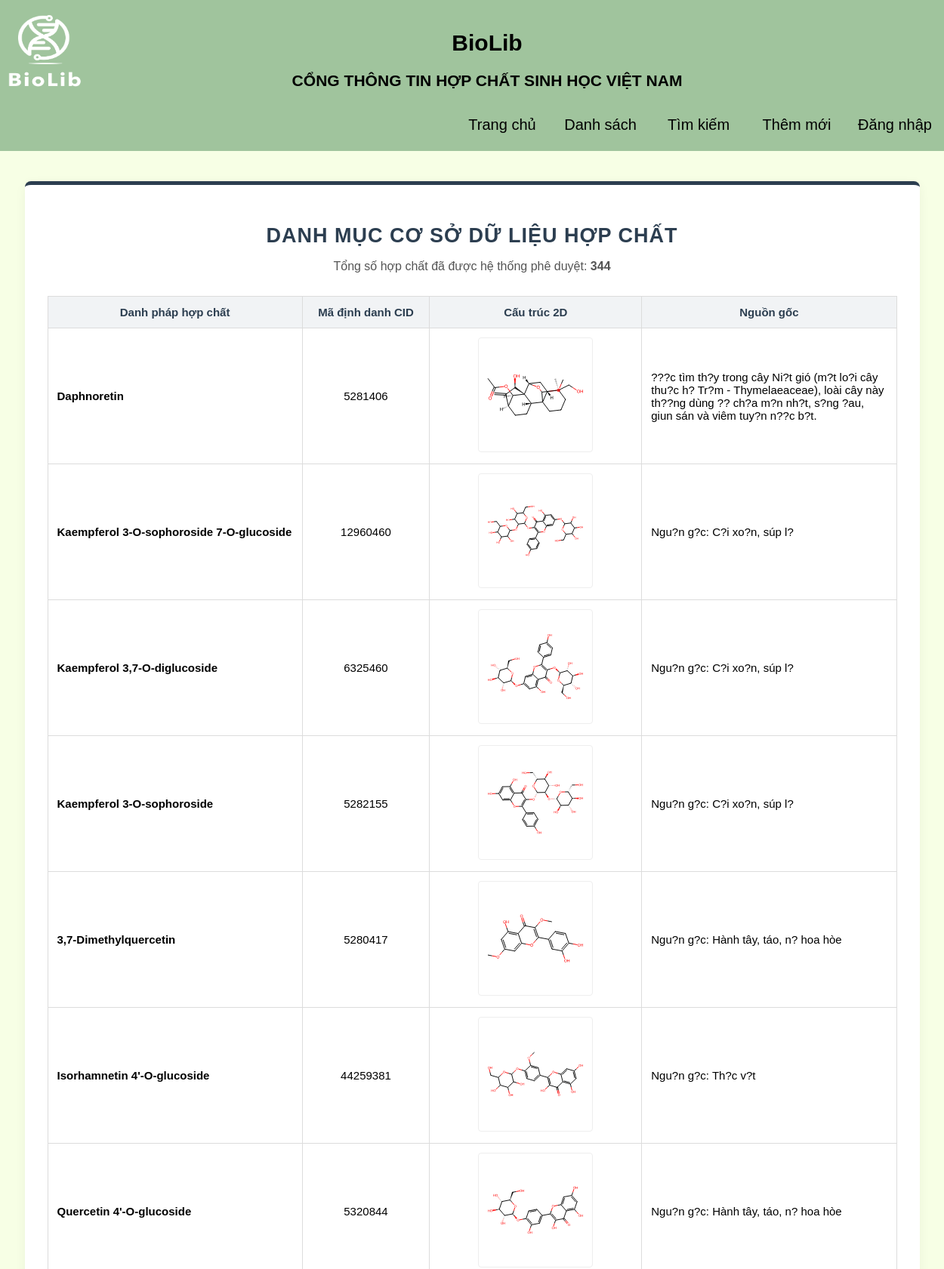
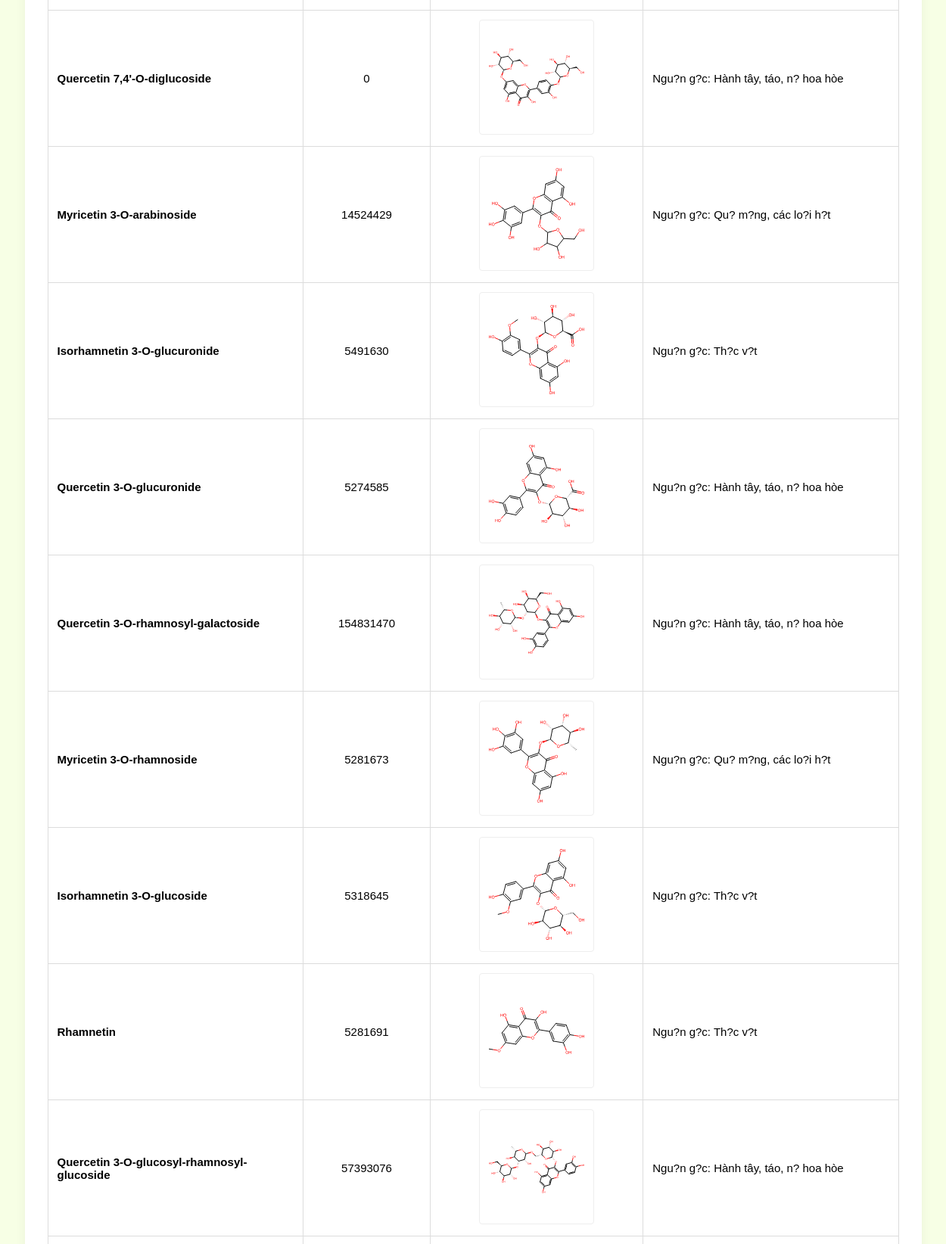
Page /list.php (upper part) on the committed database (2 pictures, top to bottom).
### tables this page shows
CREATE TABLE `compoundbiolib` (
  `stt` int(11) NOT NULL,
  `name` varchar(255) NOT NULL,
  `cid` int(20) NOT NULL,
  `smiles` varchar(255) DEFAULT NULL,
  `benefit` varchar(255) DEFAULT NULL,
  `weakness` varchar(255) DEFAULT NULL,
  `origin` varchar(255) DEFAULT NULL,
  `purpose` varchar(255) DEFAULT NULL,
  `doi` varchar(255) DEFAULT NULL,
  `new_stt` int(11) DEFAULT NULL,
  `status` varchar(50) DEFAULT 'pending',
  `created_by` int(10) DEFAULT NULL,
  `edit_of` int(11) DEFAULT NULL
);

### list.php (the view, shortened to what this page needs)
<?php
require_once 'config.php';
include_once 'header.php';
$limit = 20;
$page = isset($_GET['page']) && is_numeric($_GET['page']) ? (int)$_GET['page'] : 1;
$start_from = ($page - 1) * $limit;
$sql_count = "SELECT COUNT(stt) AS total FROM compoundbiolib WHERE status = 'approved'";
$result_count = mysqli_query($conn, $sql_count);
$row_count = mysqli_fetch_assoc($result_count);
$total_records = $row_count['total'];
$sql_list = "SELECT stt, name, cid, origin FROM compoundbiolib
             WHERE status = 'approved'
             ORDER BY stt DESC
             LIMIT $start_from, $limit";
$result_list = mysqli_query($conn, $sql_list);
?>
<!DOCTYPE html>
<html lang="vi">
<head>
</head>
<body>
    <div class="list-container">
        <div class="list-header">
            <h2>Danh Mục Cơ Sở Dữ Liệu Hợp Chất</h2>
            <p>Tổng số hợp chất đã được hệ thống phê duyệt: <strong><span id="total-count"><?php echo $total_records; ?></span></strong></p>
        </div>
        <?php if (mysqli_num_rows($result_list) > 0): ?>
            <table class="compound-table">
                <thead>
                    <tr>
                        <?php $is_admin = isset($_SESSION['role']) && $_SESSION['role'] === 'admin'; ?>
                        <th style="width: <?php echo $is_admin ? '25%' : '30%'; ?>;">Danh pháp hợp chất</th>
                        <th style="width: 15%;">Mã định danh CID</th>
                        <th style="width: <?php echo $is_admin ? '20%' : '25%'; ?>;">Cấu trúc 2D</th>
                        <th style="width: <?php echo $is_admin ? '25%' : '30%'; ?>;">Nguồn gốc</th>
                    </tr>
                </thead>
                <tbody>
                    <?php while($row = mysqli_fetch_assoc($result_list)): ?>
                    <tr id="row-<?php echo $row['stt']; ?>">
                        <td><strong><?php echo htmlspecialchars($row['name']); ?></strong></td>
                        <td><?php echo htmlspecialchars($row['cid']); ?></td>
                        <td>
                            <?php
                                $image_path = "img/" . htmlspecialchars($row['cid']) . ".svg";
                            ?>
                            <img src="<?php echo $image_path; ?>?v=<?php echo time(); ?>"
                                 alt="Cấu trúc 2D"
                                 class="structure-img"
                                 onerror="this.onerror=null; this.src='img/default_structure.svg';">
                        </td>
                        <td><?php echo htmlspecialchars($row['origin']); ?></td>
                    </tr>
                    <?php endwhile; ?>
                </tbody>
            </table>
        <?php else: ?>
            <p style="text-align: center; color: #666; font-style: italic; padding: 40px 0;">
                Hệ thống hiện tại chưa ghi nhận dữ liệu hợp chất nào được công bố.
            </p>
        <?php endif; ?>
    </div>
</body>
<?php include_once 'footer.php'; ?>
</html>

### header.php (style rules this page uses)
body { font-family: "Arial"; font-size: 18px; margin: 0; height: 100vh; background: rgb(247, 255, 229); color: #000; }
:root { --color-primary: rgb(247, 255, 229); }

### list.php (style rules this page uses)
.list-container { width: 90%; max-width: 1200px; margin: 40px auto; background: #ffffff; padding: 30px; border-radius: 8px; box-shadow: 0 4px 15px rgba(0,0,0,0.05); border-top: 5px solid #2c3e50; }
.list-header { text-align: center; margin-bottom: 30px; }
.list-header h2 { color: #2c3e50; font-family: Arial, sans-serif; text-transform: uppercase; letter-spacing: 1px; margin-bottom: 10px; }
.list-header p { color: #555; font-size: 16px; }
.compound-table { width: 100%; border-collapse: collapse; font-size: 15px; margin-bottom: 25px; }
.compound-table th, .compound-table td { border: 1px solid #dcdcdc; padding: 12px; text-align: left; vertical-align: middle; }
.compound-table th { background-color: #f1f3f5; color: #2c3e50; font-weight: bold; text-align: center; }
.compound-table td { text-align: center; }
.compound-table td:nth-child(1), .compound-table td:nth-child(4) { text-align: left; }
.structure-img { max-width: 140px; max-height: 140px; object-fit: contain; background-color: #fff; padding: 5px; border: 1px solid #eee; border-radius: 4px; }

### footer.php (style rules this page uses)
body { margin: 0; padding-bottom: 50px; min-height: 100vh; position: relative; }

### rows in the picture
compoundbiolib: name "Daphnoretin", cid "5281406", cid (picture), origin "???c tìm th?y trong cây Ni?t gió (m?t lo?i cây thu?c h? Tr?m - Thymelaeaceae), loài cây này th??ng dùng ?? ch?a m?n nh?t, s?ng ?au, giun sán và viêm tuy?n n??c b?t."
compoundbiolib: name "Kaempferol 3-O-sophoroside 7-O-glucoside", cid "12960460", cid (picture), origin "Ngu?n g?c: C?i xo?n, súp l?"
compoundbiolib: name "Kaempferol 3,7-O-diglucoside", cid "6325460", cid (picture), origin "Ngu?n g?c: C?i xo?n, súp l?"
compoundbiolib: name "Kaempferol 3-O-sophoroside", cid "5282155", cid (picture), origin "Ngu?n g?c: C?i xo?n, súp l?"
compoundbiolib: name "3,7-Dimethylquercetin", cid "5280417", cid (picture), origin "Ngu?n g?c: Hành tây, táo, n? hoa hòe"
compoundbiolib: name "Isorhamnetin 4'-O-glucoside", cid "44259381", cid (picture), origin "Ngu?n g?c: Th?c v?t"
compoundbiolib: name "Quercetin 4'-O-glucoside", cid "5320844", cid (picture), origin "Ngu?n g?c: Hành tây, táo, n? hoa hòe"
compoundbiolib: name "Quercetin 7,4'-O-diglucoside", cid "0", shows a picture, origin "Ngu?n g?c: Hành tây, táo, n? hoa hòe"
compoundbiolib: name "Myricetin 3-O-arabinoside", cid "14524429", cid (picture), origin "Ngu?n g?c: Qu? m?ng, các lo?i h?t"
compoundbiolib: name "Isorhamnetin 3-O-glucuronide", cid "5491630", cid (picture), origin "Ngu?n g?c: Th?c v?t"
compoundbiolib: name "Quercetin 3-O-glucuronide", cid "5274585", cid (picture), origin "Ngu?n g?c: Hành tây, táo, n? hoa hòe"
compoundbiolib: name "Quercetin 3-O-rhamnosyl-galactoside", cid "154831470", cid (picture), origin "Ngu?n g?c: Hành tây, táo, n? hoa hòe"
compoundbiolib: name "Myricetin 3-O-rhamnoside", cid "5281673", cid (picture), origin "Ngu?n g?c: Qu? m?ng, các lo?i h?t"
compoundbiolib: name "Isorhamnetin 3-O-glucoside", cid "5318645", cid (picture), origin "Ngu?n g?c: Th?c v?t"
compoundbiolib: name "Rhamnetin", cid "5281691", cid (picture), origin "Ngu?n g?c: Th?c v?t"
compoundbiolib: name "Quercetin 3-O-glucosyl-rhamnosyl-glucoside", cid "57393076", cid (picture), origin "Ngu?n g?c: Hành tây, táo, n? hoa hòe"

### other values in the picture
$total_records "344"
